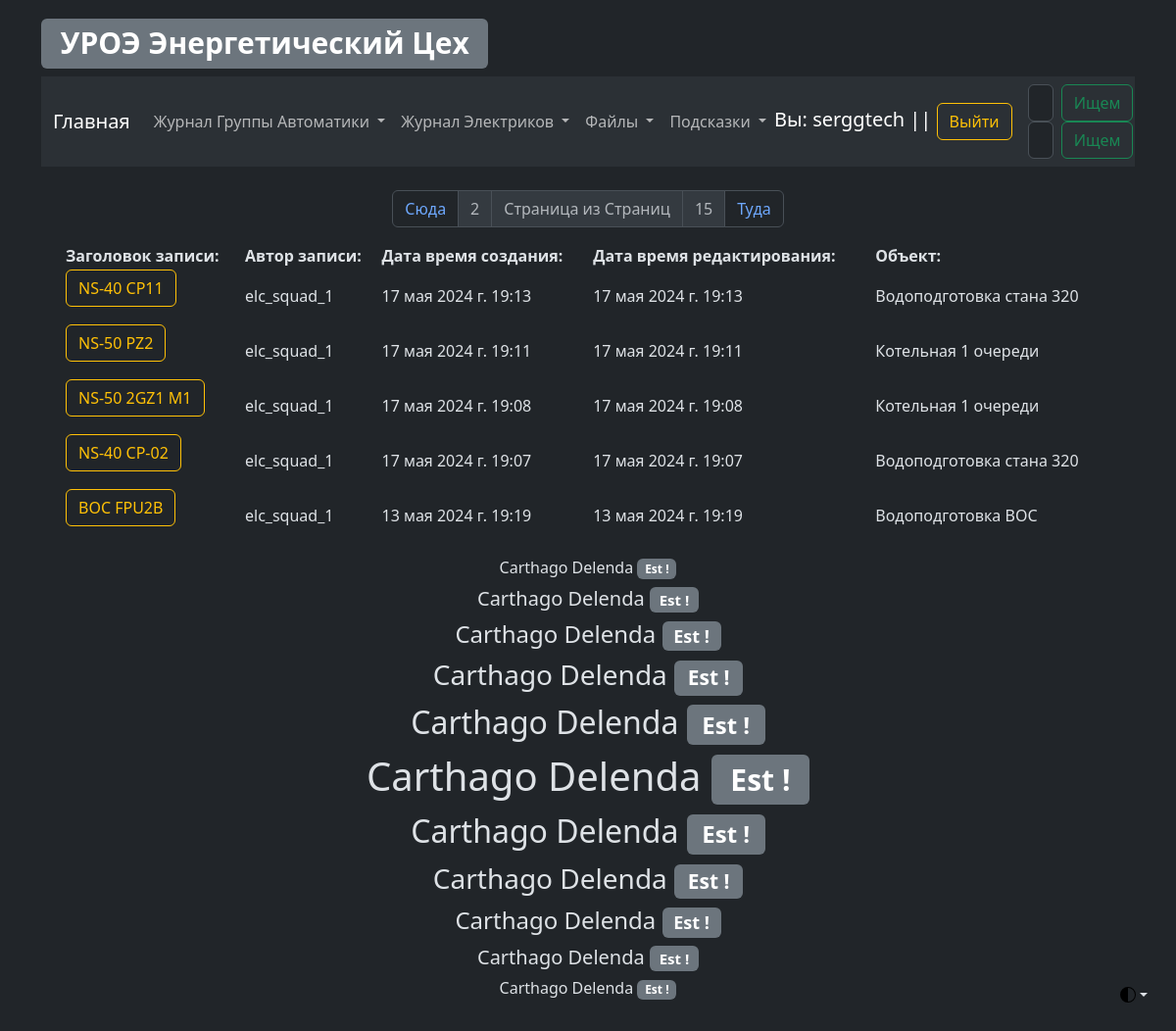
Page /elc/elc_log_view?page=2 (signed in) on the earlier database version.
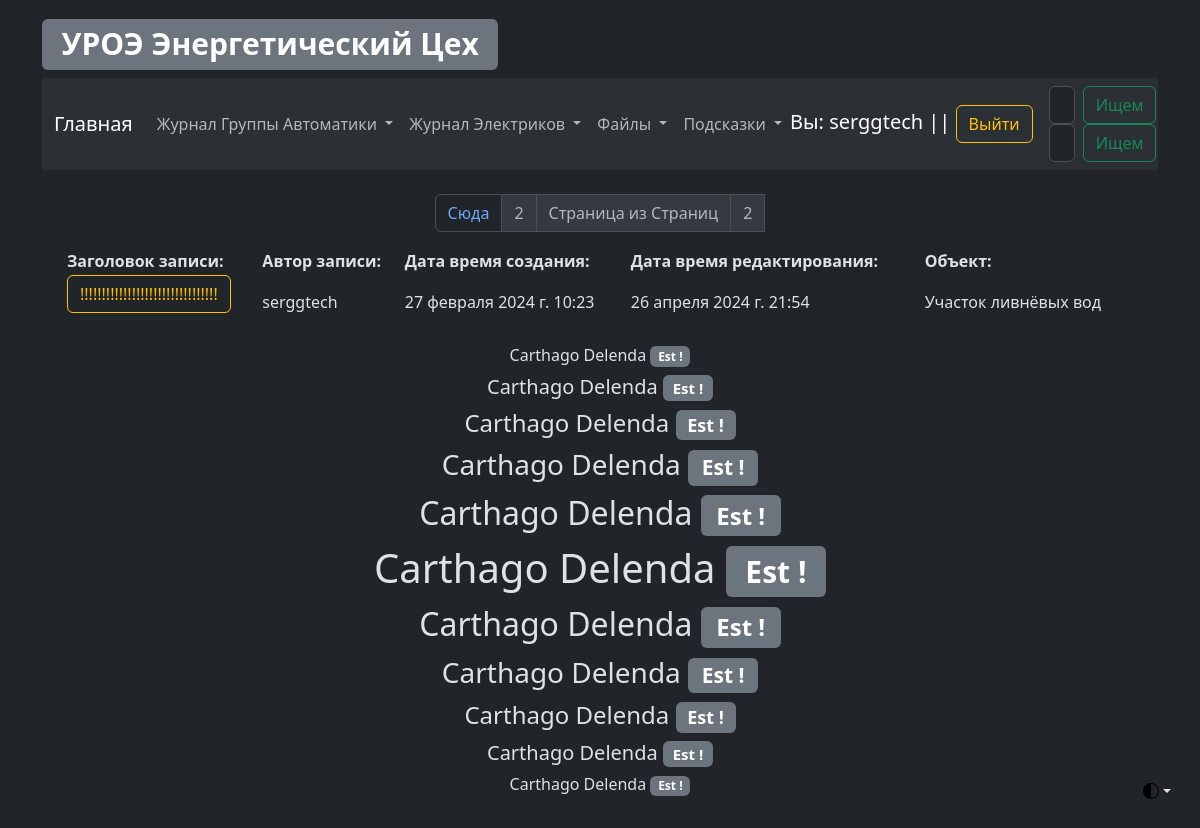
Same page on the later database version.
### elc/models.py (models this page shows, shortened)
class ElcLog(models.Model):
    record_text_title = models.CharField(
        verbose_name="Заголовок записи", max_length=100
    )
    record_text_full = models.TextField(verbose_name="Текст записи", max_length=9999)
    record_author = models.CharField(verbose_name="Автор записи", max_length=100)
    record_data_create = models.DateTimeField(
        verbose_name="Дата создания записи", auto_now_add=True, editable=False
    )
    record_data_update = models.DateTimeField(
        verbose_name="Дата редактирования записи", auto_now=True, editable=False
    )
    record_object = models.ForeignKey(
        EncObject,
        related_name="elc_log_object",
        on_delete=models.CASCADE,
        blank=True,
        verbose_name="Объект",
    )
    record_electrical_room = models.ForeignKey(
        EncElectricalRoom,
        related_name="elc_log_electrical_room",
        on_delete=models.CASCADE,
        blank=True,
        verbose_name="Электропомещение",
    )
    record_mechanism = models.ForeignKey(
        EncMechanism,
        related_name="elc_log_mechanism",
        on_delete=models.CASCADE,
        blank=True,
        verbose_name="Механизм",
    )
    class Meta:
        verbose_name = "Запись Элекриков"
        verbose_name_plural = "Записи Элекриков"

### Enc_object/models.py (models this page shows, shortened)
class EncObject(models.Model):
    title = models.CharField(verbose_name="Объект", max_length=100)
    title_description = models.CharField(
        verbose_name="Описание объекта", max_length=100
    )
    slug = models.SlugField(max_length=50, unique=True)
    def __str__(self):
        return f"{self.title}"
    class Meta:
        verbose_name = "Объект"
        verbose_name_plural = "Объекты"

### elc/views.py (the view)
# urls.py: path("elc_log_view", elc_log_view, name="elc_log_view"),
def elc_log_view(request):
    all_electrical_log = ElcLog.objects.all().order_by(
        "-id"
    )  # fetching all post objects from database
    p = Paginator(all_electrical_log, 5)  # creating a paginator object
    page_number = request.GET.get("page")
    try:
        page_obj = p.get_page(page_number)  # returns the desired page object
    except PageNotAnInteger:
        page_obj = p.page(1)
    except EmptyPage:
        page_obj = p.page(p.num_pages)
    context = {"page_obj": page_obj}
    return render(
        request,
        template_name="elc/log/log_view.html",
        context={
            "title": "Просмотр журнала Электриков",
            "all_electrical_log": all_electrical_log,
            "page_obj": page_obj,
            "context": context,
        },
    )

### elc/templates/elc/log/log_view.html (shortened to what this page needs)
{% extends 'template_0.html' %}
{% load static %}
{% block electrical_log_view %}
<div class="container">
    <div>
        <nav aria-label="Page navigation example">
            <ul class="pagination justify-content-center">
                <li class="page-item">
                    {%if page_obj.has_previous %}
                    <a class="page-link" href="?page={{page_obj.previous_page_number}}">Сюда</a>
                    {% endif %}
                </li>
                <li class="page-item disabled">
                    <a class="page-link" href="?page={{ page_obj.number }}">{{ page_obj.number }}</a>
                </li>
                <li class="page-item disabled">
                    <a class="page-link" href="#"> Страница из Страниц</a>
                </li>
                <li class="page-item disabled">
                    <a class="page-link" href="?page={{ page_obj.paginator.num_pages }}">
                        {{ page_obj.paginator.num_pages }}</a>
                </li>
                <li class="page-item">
                    {%if page_obj.has_next %}
                    <a class="page-link" href="?page={{page_obj.next_page_number}}">Туда</a>
                    {% endif %}
                </li>
            </ul>
        </nav>
    </div>
    <table align="center" width="100%">
        <tr>
            <th>Заголовок записи:</th>
            <th>Автор записи:</th>
            <th>Дата время создания:</th>
            <th>Дата время редактирования:</th>
            <th>Объект:</th>
        </tr>
        <tr>
            {% for record in page_obj.object_list %}
            <td>
                <p class="d-inline-flex gap-1">
                    <a aria-controls="collapseExample{{ record.id }}" aria-expanded="false"
                       class="btn btn-outline-warning"
                       data-bs-toggle="collapse" href="#collapseExample{{ record.id }}" role="button">
                        {{ record.record_text_title | safe | slice:32 }}
                    </a>
                </p>
            </td>
            <td>{{ record.record_author }}</td>
            <td>{{ record.record_data_create }}</td>
            <td>{{ record.record_data_update }}</td>
            <td>{{ record.record_object }}</td>
        </tr>
        {% endfor %}
    </table>
</div>
{% endblock %}

Differences in the rows shown:
removed ElcLog: record_text_title "NS-40 CP11", record_author "elc_squad_1", record_data_create "17 мая 2024 г. 19:13", record_data_update "17 мая 2024 г. 19:13", record_object "Водоподготовка стана 320"
removed ElcLog: record_text_title "NS-50 PZ2", record_author "elc_squad_1", record_data_create "17 мая 2024 г. 19:11", record_data_update "17 мая 2024 г. 19:11", record_object "Котельная 1 очереди"
removed ElcLog: record_text_title "NS-50 2GZ1 M1", record_author "elc_squad_1", record_data_create "17 мая 2024 г. 19:08", record_data_update "17 мая 2024 г. 19:08", record_object "Котельная 1 очереди"
removed ElcLog: record_text_title "NS-40 CP-02", record_author "elc_squad_1", record_data_create "17 мая 2024 г. 19:07", record_data_update "17 мая 2024 г. 19:07", record_object "Водоподготовка стана 320"
removed ElcLog: record_text_title "ВОС FPU2B", record_author "elc_squad_1", record_data_create "13 мая 2024 г. 19:19", record_data_update "13 мая 2024 г. 19:19", record_object "Водоподготовка ВОС"
added ElcLog: record_text_title "!!!!!!!!!!!!!!!!!!!!!!!!!!!!!!!!", record_author "serggtech", record_data_create "27 февраля 2024 г. 10:23", record_data_update "26 апреля 2024 г. 21:54", record_object "Участок ливнёвых вод"
Other differences:
{{ page_obj.paginator.num_pages }}: "15" → "2"
text no longer shown: "Туда"
